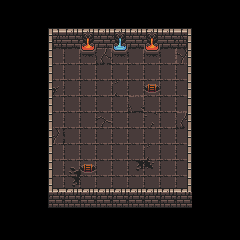

Rendered tile map (Tiled .tmx) drawn with the repository's tilesets; below, a short description and the full map source, tile grids included:
An orthogonal 15x15 tile map with 16x16 px tiles, 3 tile layers (level0, level1, level2).

<map version="1.5" tiledversion="1.7.0" orientation="orthogonal" renderorder="right-down" width="15" height="15" tilewidth="16" tileheight="16" infinite="0" nextlayerid="4" nextobjectid="1">
 <tileset firstgid="1" source="MapTileset.tsx" />
 <layer id="1" name="level0" width="15" height="15">
  <data encoding="csv">
0,0,0,0,0,0,0,0,0,0,0,0,0,0,0,
0,0,0,0,0,0,0,0,0,0,0,0,0,0,0,
0,0,0,130,130,130,130,130,130,130,130,130,0,0,0,
0,0,0,130,130,130,1610612867,130,130,130,130,2684354691,0,0,0,
0,0,0,130,130,130,130,130,130,130,130,130,0,0,0,
0,0,0,162,130,130,130,163,130,130,130,130,0,0,0,
0,0,0,130,130,130,130,130,1610612899,130,130,130,0,0,0,
0,0,0,130,130,130,131,130,130,132,130,1610612867,0,0,0,
0,0,0,2684354691,130,130,130,130,130,130,130,130,0,0,0,
0,0,0,130,130,130,130,130,130,163,130,130,0,0,0,
0,0,0,130,164,130,130,130,194,195,130,130,0,0,0,
0,0,40,130,194,130,130,130,130,130,130,130,0,0,0,
0,0,40,65,65,65,65,65,65,65,65,65,0,0,0,
0,0,0,0,0,0,0,0,0,0,0,0,0,0,0,
0,0,0,0,0,0,0,0,0,0,0,0,0,0,0
</data>
 </layer>
 <layer id="2" name="level1" width="15" height="15">
  <data encoding="csv">
0,0,0,0,0,0,0,0,0,0,0,0,0,0,0,
0,0,0,227,3,3,3,3,3,3,3,228,161,0,0,
0,0,0,259,35,37,35,102,35,37,35,260,0,0,0,
0,0,0,258,0,69,0,134,0,69,0,257,0,0,0,
0,0,0,258,0,0,0,0,0,0,0,257,0,0,0,
0,0,0,258,0,0,0,0,0,0,0,257,0,0,0,
0,0,0,258,0,0,0,0,0,0,0,257,0,0,0,
0,0,0,258,0,0,0,0,0,0,0,257,0,0,0,
0,0,0,258,0,0,0,0,0,0,0,257,0,0,0,
0,0,0,258,0,0,0,0,0,0,0,257,0,0,0,
0,0,0,258,0,0,0,0,0,0,0,257,0,0,0,
0,0,0,291,3,3,3,3,3,3,3,292,0,0,0,
0,0,0,34,34,34,34,34,34,34,34,34,0,0,0,
0,0,0,0,0,0,0,0,0,0,0,0,0,0,0,
0,0,0,0,0,0,0,0,0,0,0,0,0,0,0
</data>
 </layer>
 <layer id="3" name="level2" width="15" height="15">
  <data encoding="csv">
0,0,0,0,0,0,0,0,0,0,0,0,0,0,0,
0,0,0,0,0,0,0,0,0,0,0,0,0,0,0,
0,0,0,0,0,0,0,0,0,0,0,0,0,0,0,
0,0,0,0,0,0,0,0,0,0,0,0,0,0,0,
0,0,0,0,0,0,0,0,0,0,0,0,0,0,0,
0,0,0,0,0,0,0,0,0,196,0,0,0,0,0,
0,0,0,0,0,0,0,0,0,0,0,0,0,0,0,
0,0,0,0,0,0,0,0,0,0,0,0,0,0,0,
0,0,0,0,0,0,0,0,0,0,0,0,0,0,0,
0,0,0,0,0,0,0,0,0,0,0,0,0,0,0,
0,0,0,0,0,196,0,0,0,0,0,0,0,0,0,
0,0,0,0,0,0,0,0,0,0,0,0,0,0,0,
0,0,0,0,0,0,0,0,0,0,0,0,0,0,0,
0,0,0,0,0,0,0,0,0,0,0,0,0,0,0,
0,0,0,0,0,0,0,0,0,0,0,0,0,0,0
</data>
 </layer>
</map>
